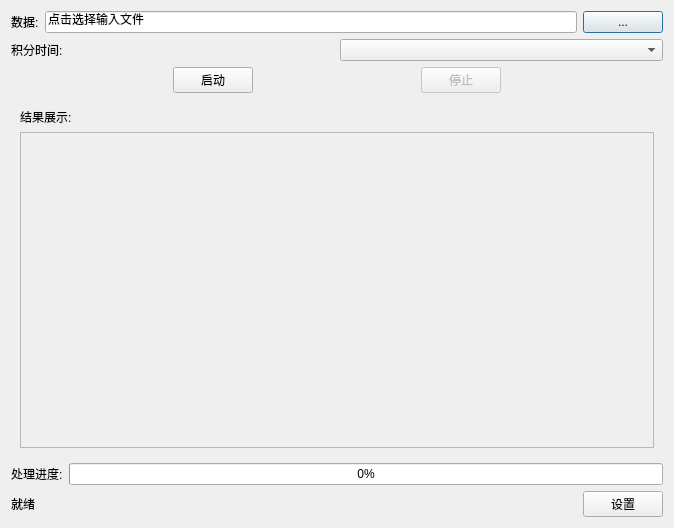
<?xml version="1.0" encoding="UTF-8"?>
<ui version="4.0">
 <class>net_mainwindow</class>
 <widget class="QDialog" name="net_mainwindow">
  <property name="geometry">
   <rect>
    <x>0</x>
    <y>0</y>
    <width>674</width>
    <height>528</height>
   </rect>
  </property>
  <property name="windowTitle">
   <string>产品处理插件</string>
  </property>
  <layout class="QVBoxLayout" name="verticalLayout_2">
   <item>
    <layout class="QHBoxLayout" name="horizontalLayout_2">
     <item>
      <widget class="QLabel" name="label_2">
       <property name="text">
        <string>数据:</string>
       </property>
      </widget>
     </item>
     <item>
      <widget class="QLineEdit" name="text_file">
       <property name="text">
        <string>点击选择输入文件</string>
       </property>
      </widget>
     </item>
     <item>
      <widget class="QPushButton" name="btn_selectFile">
       <property name="text">
        <string>...</string>
       </property>
      </widget>
     </item>
    </layout>
   </item>
   <item>
    <layout class="QHBoxLayout" name="horizontalLayout_3">
     <item>
      <widget class="QLabel" name="label_3">
       <property name="text">
        <string>积分时间:</string>
       </property>
      </widget>
     </item>
     <item>
      <widget class="QComboBox" name="combo_integ_time"/>
     </item>
    </layout>
   </item>
   <item>
    <layout class="QHBoxLayout" name="horizontalLayout_5">
     <item>
      <spacer name="horizontalSpacer_2">
       <property name="orientation">
        <enum>Qt::Orientation::Horizontal</enum>
       </property>
       <property name="sizeHint" stdset="0">
        <size>
         <width>40</width>
         <height>20</height>
        </size>
       </property>
      </spacer>
     </item>
     <item>
      <widget class="QPushButton" name="btn_Start">
       <property name="text">
        <string>启动</string>
       </property>
      </widget>
     </item>
     <item>
      <spacer name="horizontalSpacer">
       <property name="orientation">
        <enum>Qt::Orientation::Horizontal</enum>
       </property>
       <property name="sizeHint" stdset="0">
        <size>
         <width>40</width>
         <height>20</height>
        </size>
       </property>
      </spacer>
     </item>
     <item>
      <widget class="QPushButton" name="btn_Stop">
       <property name="enabled">
        <bool>false</bool>
       </property>
       <property name="text">
        <string>停止</string>
       </property>
      </widget>
     </item>
     <item>
      <spacer name="horizontalSpacer_3">
       <property name="orientation">
        <enum>Qt::Orientation::Horizontal</enum>
       </property>
       <property name="sizeHint" stdset="0">
        <size>
         <width>40</width>
         <height>20</height>
        </size>
       </property>
      </spacer>
     </item>
    </layout>
   </item>
   <item>
    <layout class="QHBoxLayout" name="horizontalLayout_4">
     <item>
      <widget class="QStackedWidget" name="stackedWidget">
       <property name="minimumSize">
        <size>
         <width>0</width>
         <height>300</height>
        </size>
       </property>
       <property name="currentIndex">
        <number>0</number>
       </property>
       <widget class="QWidget" name="page_3">
        <layout class="QVBoxLayout" name="verticalLayout_3">
         <item>
          <widget class="QLabel" name="label_4">
           <property name="text">
            <string>结果展示:</string>
           </property>
          </widget>
         </item>
         <item>
          <widget class="QScrollArea" name="scrollArea">
           <property name="minimumSize">
            <size>
             <width>0</width>
             <height>300</height>
            </size>
           </property>
           <property name="widgetResizable">
            <bool>true</bool>
           </property>
           <widget class="QWidget" name="scrollAreaWidgetContents">
            <property name="geometry">
             <rect>
              <x>0</x>
              <y>0</y>
              <width>634</width>
              <height>312</height>
             </rect>
            </property>
            <layout class="QVBoxLayout" name="verticalLayout_4">
             <item>
              <widget class="QLabel" name="label_res">
               <property name="text">
                <string/>
               </property>
              </widget>
             </item>
            </layout>
           </widget>
          </widget>
         </item>
        </layout>
       </widget>
       <widget class="QWidget" name="page_4">
        <widget class="QLabel" name="label_5">
         <property name="geometry">
          <rect>
           <x>90</x>
           <y>60</y>
           <width>51</width>
           <height>21</height>
          </rect>
         </property>
         <property name="text">
          <string>设置</string>
         </property>
        </widget>
        <widget class="QWidget" name="">
         <property name="geometry">
          <rect>
           <x>90</x>
           <y>160</y>
           <width>381</width>
           <height>23</height>
          </rect>
         </property>
         <layout class="QHBoxLayout" name="horizontalLayout_7">
          <item>
           <widget class="QLabel" name="label_6">
            <property name="text">
             <string>脚本根目录</string>
            </property>
           </widget>
          </item>
          <item>
           <widget class="QLineEdit" name="text_ScriptRootPath">
            <property name="text">
             <string>E:\Y.荧光\matlab处理</string>
            </property>
           </widget>
          </item>
         </layout>
        </widget>
        <widget class="QWidget" name="">
         <property name="geometry">
          <rect>
           <x>90</x>
           <y>210</y>
           <width>361</width>
           <height>23</height>
          </rect>
         </property>
         <layout class="QHBoxLayout" name="horizontalLayout_8">
          <item>
           <widget class="QLabel" name="label_Matlab_full">
            <property name="text">
             <string>Matlab位置</string>
            </property>
           </widget>
          </item>
          <item>
           <widget class="QLineEdit" name="text_MatlabExePath"/>
          </item>
         </layout>
        </widget>
       </widget>
      </widget>
     </item>
    </layout>
   </item>
   <item>
    <layout class="QVBoxLayout" name="verticalLayout">
     <item>
      <layout class="QHBoxLayout" name="horizontalLayout">
       <item>
        <widget class="QLabel" name="label">
         <property name="text">
          <string>处理进度:</string>
         </property>
        </widget>
       </item>
       <item>
        <widget class="QProgressBar" name="progressBar">
         <property name="value">
          <number>0</number>
         </property>
        </widget>
       </item>
      </layout>
     </item>
     <item>
      <layout class="QHBoxLayout" name="horizontalLayout_6">
       <item>
        <widget class="QLabel" name="label_Status">
         <property name="text">
          <string>就绪</string>
         </property>
        </widget>
       </item>
       <item>
        <spacer name="horizontalSpacer_4">
         <property name="orientation">
          <enum>Qt::Orientation::Horizontal</enum>
         </property>
         <property name="sizeHint" stdset="0">
          <size>
           <width>40</width>
           <height>20</height>
          </size>
         </property>
        </spacer>
       </item>
       <item>
        <widget class="QPushButton" name="btn_Setting">
         <property name="text">
          <string>设置</string>
         </property>
        </widget>
       </item>
      </layout>
     </item>
    </layout>
   </item>
  </layout>
 </widget>
 <resources/>
 <connections/>
</ui>
